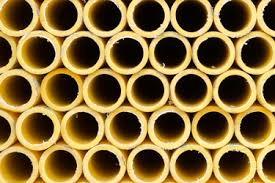
#> input picture data/img16.jpg, 275 x 183 px
$ python matching_shape.py
#> lines starting #> are read from the running program, lines starting #| are printed output that depends on the picture; after the words box and inside, x2 and y2 are one past the last pixel; in counts of white or black regions, pixels touching at a corner belong together; long printed decimals are rounded
from turtle import color
import cv2 as cv
from cv2 import imshow
from cv2 import matchShapes
from matplotlib import image
import numpy as np


def findCentroid(cnt,image):
    M = cv.moments(cnt)
    cnt_x = int(M["m10"]/M["m00"])
    cnt_y = int(M["m01"]/M["m00"])

    cv.circle(image, (cnt_x, cnt_y), 7, (0, 255, 0), -1)
    cv.drawContours(image, [cnt], -1, (0, 0, 255), 2)

    return cnt_x, cnt_y


"""img used for testing are img15 (88 square pipes) and img16 (35 round pipes)"""
image1 = cv.imread('./data/img16.jpg',0)  #img7.jpg 48 pipe. img15 88 square pipe
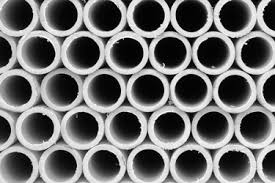
#> image1: shape (183, 275); min 0, max 255, mean 111.7
#gray = cv.cvtColor(image1, cv.COLOR_BGR2GRAY)
img1 = cv.equalizeHist(image1)
img1 = cv.blur(img1, (3,3))
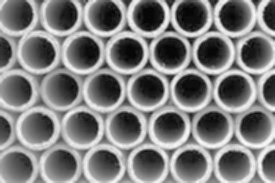
#> img1: shape (183, 275); min 3, max 251, mean 125.7

#creation of the circle and square to use as a reference for the matching
canvas = np.zeros((300, 300, 1), dtype="uint8")
canvas2 = np.zeros((600, 600, 1), dtype="uint8")

circle = cv.circle(canvas,(150,150),100,(200,0,0),10)
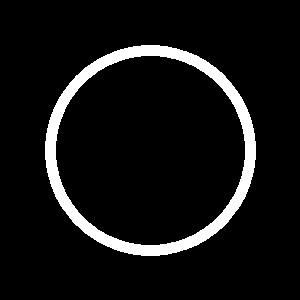
#> canvas: shape (300, 300, 1); values 0 (black) and 200 (white), 7.7% white; 1 white region, box (x1, y1, x2, y2) and area: (45, 45, 256, 256) 6892
rect = cv.rectangle(canvas2,(10,10),(590,590),(200,0,0),9)
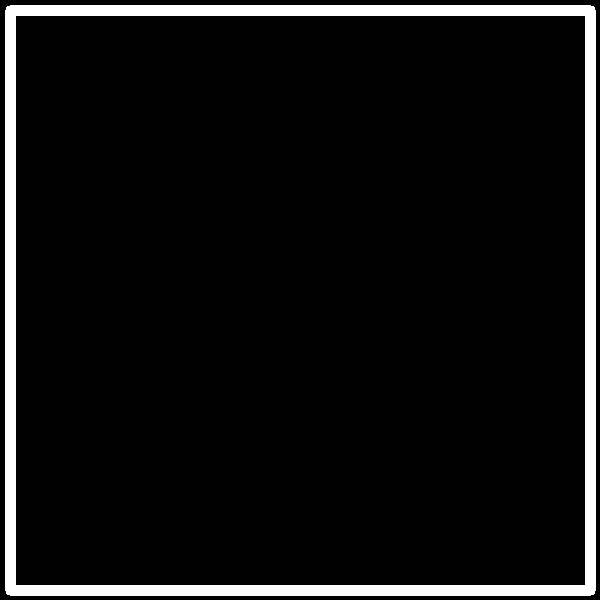
#> canvas2: shape (600, 600, 1); values 0 (black) and 200 (white), 7.1% white; 1 white region

cv.imshow("circle ref",canvas)
cv.imshow("rectangle ref",canvas2)

ret, circle_ref = cv.threshold(canvas, 127, 255,0)
ret, square_ref = cv.threshold(canvas2,127,255,0)


#extracting contours of the circle and square reference
contours_circle,hierarchy = cv.findContours(circle_ref,2,1)
#> circle_ref: shape (300, 300); 7.7% white; 1 white region
contours_rect,hierarchy = cv.findContours(square_ref,2,1)
#> square_ref: shape (600, 600); 7.1% white; 1 white region, box (x1, y1, x2, y2) and area: (5, 5, 596, 596) 25480

cnt1 = contours_circle[0]
# computing contours and extracting contours and hierarchy of the image
ret, thresh2 = cv.threshold(img1, 127, 255,0)
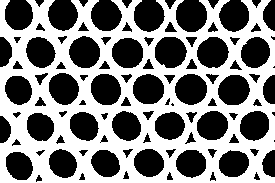
#> thresh2: shape (183, 275); 50.4% white; 100 black regions (6 under 20 px), largest, box (x1, y1, x2, y2) and area: (176, 0, 207, 32) 811, (155, 37, 187, 68) 780, (175, 74, 207, 105) 774
a = cv.Canny(thresh2,200,450,apertureSize=3) # canny on the binary of the img1
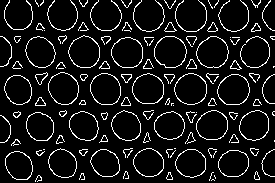
#> a: shape (183, 275); 9.2% white in thin lines or dots
contourss,hierarchy = cv.findContours(a,2,1)
#> contourss = 158 contours, 80 with area under 20; largest, box (x1, y1, x2, y2) and area: (154, 36, 187, 68) 787, (174, 73, 207, 105) 779, (154, 36, 187, 68) 771, (196, 36, 229, 68) 767, (68, 35, 100, 68) 764

cv.imshow("canny",a)

cnt2 = contours_rect[0]
# c,r are the variable for the counting (circle, rectangle)
c = 0
r = 0
Circles = list()
Rects = list()
for cnt in contourss:

    circ = cv.matchShapes(cnt1,cnt,1,0.0)
    rect = cv.matchShapes(cnt2,cnt,1,0.0)
    if circ < 0.0079: #precision of the matching
        cnt_x,cnt_y = findCentroid(cnt, image1)
        shape = {"type":"Circle", "centroid":(cnt_x,cnt_y)}
        c += 1
        print("cerchio", circ)
        Circles.append(shape)
    if rect < 0.00045:    #0.082 img15
        cnt_x,cnt_y = findCentroid(cnt,image1)
        shape = {"type":"Rectangle", "centroid":(cnt_x,cnt_y)}
        r += 1
        print("rectangle",rect)
        Rects.append(shape)
#> this loop made 158 passes
#> (circ, rect, cnt_x, cnt_y) on passes 20, 21, 30, 31, 33, 48, 49, 52, 53, 58, 59, 60: (0.00427, 0.0279, 190, 162), (0.00413, 0.028, 190, 162), (0.00387, 0.0283, 148, 162), (0.00458, 0.0276, 148, 162), (0.00733, 0.0248, 62, 163), (0.0064, 0.0258, 39, 126), (0.00619, 0.026, 39, 126), (0.00494, 0.0272, 169, 125), (0.00464, 0.0275, 169, 125), (0.00547, 0.0267, 254, 125), (0.00559, 0.0266, 254, 125), (0.00463, 0.0275, 211, 125)
#> (circ, rect) on passes 3, 4, 6, 7, 8, 9: (14.28, 14.31), (2.7, 2.73), (0.147, 0.115), (0.1, 0.0683), (0.227, 0.195), (0.218, 0.186)
#| cerchio 0.004271
#| cerchio 0.00413
#| cerchio 0.003868
#| cerchio 0.004584
#| cerchio 0.007328
#| cerchio 0.006399
#| cerchio 0.006187
#| cerchio 0.004937
#> (further printed lines are left out)
#> after the loop, Circles = 35 items; Rects = []; c = 35; r = 0

print("rect count: ",r)
#| rect count:  0
print("circle count: ",c)
#| circle count:  35

cv.imshow("img",image1)
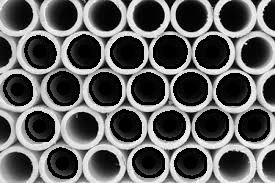
#> window 'img': shape (183, 275); min 0, max 255, mean 96.4
cv.waitKey()

$ run again, with data/img15.jpg copied over data/img16.jpg
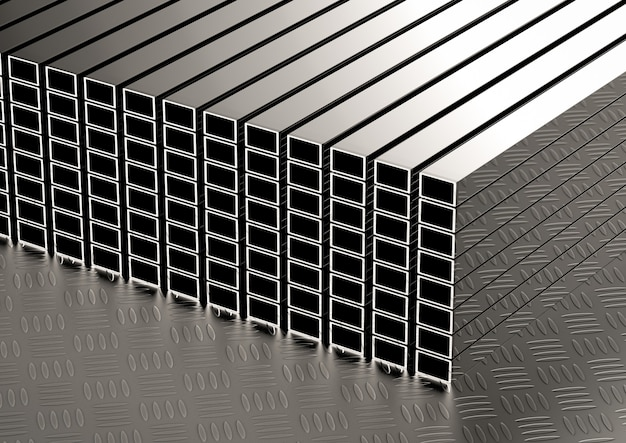
#> input picture data/img15.jpg, 626 x 443 px
#> canvas: shape (300, 300, 1); values 0 (black) and 200 (white), 7.7% white; 1 white region, box (x1, y1, x2, y2) and area: (45, 45, 256, 256) 6892
#> canvas2: shape (600, 600, 1); values 0 (black) and 200 (white), 7.1% white; 1 white region
#> circle_ref: shape (300, 300); 7.7% white; 1 white region
#> square_ref: shape (600, 600); 7.1% white; 1 white region, box (x1, y1, x2, y2) and area: (5, 5, 596, 596) 25480
#> `ret, thresh2 = cv.threshold(img1, 127, 255,0)`:
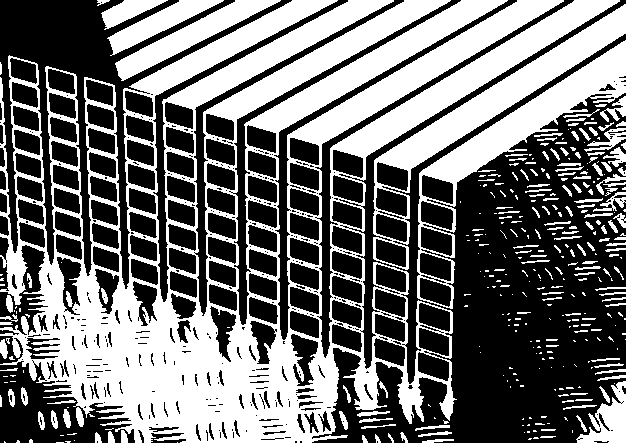
#> thresh2: shape (443, 626); 44.6% white; 361 white regions (206 under 20 px), largest, box (x1, y1, x2, y2) and area: (0, 0, 620, 443) 90446, (373, 4, 626, 270) 8390, (417, 40, 626, 309) 8355
#> a: shape (443, 626); 10.7% white in thin lines or dots
#> contourss = 1995 contours, 1927 with area under 20; largest, box (x1, y1, x2, y2) and area: (421, 175, 453, 204) 640, (421, 175, 453, 204) 638, (376, 162, 408, 191) 630, (376, 162, 408, 191) 628, (332, 149, 363, 178) 608
#> the loop `for cnt in contourss: ` made 1995 passes
#> (cnt, circ, rect, cnt_x, cnt_y) on pass 21: ([[73, 440], [74, 439], [75, 440], [74, 441]], 0.0322, 6.8e-05, 74, 440)
#> (printed output is left out)
#> after the loop `for cnt in contourss:`: Circles = []; Rects = 78 items; c = 0; r = 78
#| rect count:  78
#| circle count:  0
#> `cv.imshow("img",image1)`:
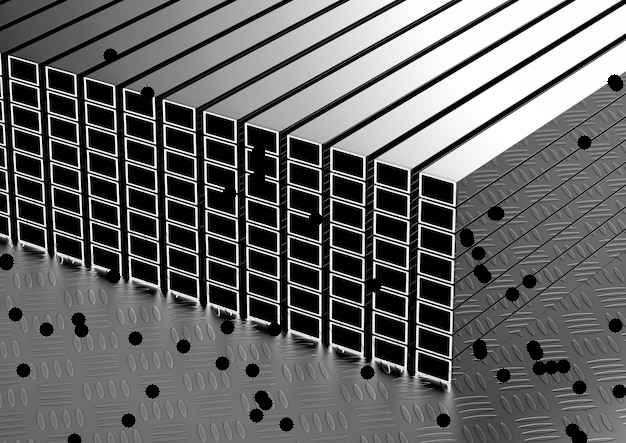
#> window 'img': shape (443, 626); min 0, max 255, mean 103

$ run again, with data/img9.jpg copied over data/img16.jpg
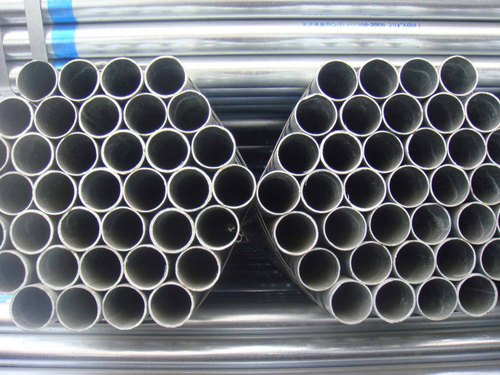
#> input picture data/img9.jpg, 500 x 375 px
#> canvas: shape (300, 300, 1); values 0 (black) and 200 (white), 7.7% white; 1 white region, box (x1, y1, x2, y2) and area: (45, 45, 256, 256) 6892
#> canvas2: shape (600, 600, 1); values 0 (black) and 200 (white), 7.1% white; 1 white region
#> circle_ref: shape (300, 300); 7.7% white; 1 white region
#> square_ref: shape (600, 600); 7.1% white; 1 white region, box (x1, y1, x2, y2) and area: (5, 5, 596, 596) 25480
#> `ret, thresh2 = cv.threshold(img1, 127, 255,0)`:
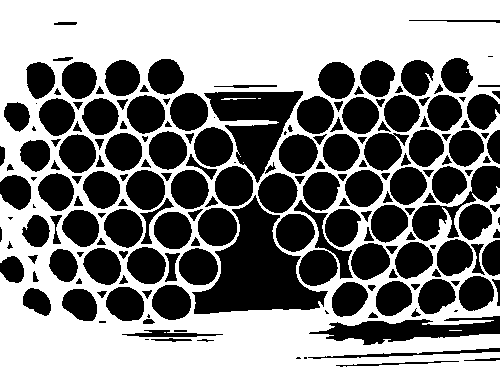
#> thresh2: shape (375, 500); 52% white; 192 black regions (19 under 20 px), largest, box (x1, y1, x2, y2) and area: (192, 195, 328, 314) 7453, (204, 91, 303, 183) 4195, (309, 316, 500, 345) 2828
#> a: shape (375, 500); 7.4% white in thin lines or dots
#> contourss = 395 contours, 246 with area under 20; largest, box (x1, y1, x2, y2) and area: (214, 165, 253, 206) 1225, (257, 172, 298, 213) 1214, (125, 169, 165, 210) 1210, (193, 126, 233, 167) 1210, (214, 165, 253, 206) 1207
#> the loop `for cnt in contourss: ` made 395 passes
#> (circ, rect, cnt_x, cnt_y) on passes 53, 75, 76, 92, 93, 125, 126, 156: (0.0322, 6.8e-05, 148, 315), (0.00581, 0.0264, 171, 301), (0.00618, 0.026, 171, 301), (0.00662, 0.0255, 475, 292), (0.00698, 0.0252, 475, 292), (0.0049, 0.0273, 146, 264), (0.00563, 0.0265, 146, 264), (0.0014, 0.0308, 294, 231)
#> (printed output is left out)
#> after the loop `for cnt in contourss:`: Circles = 65 items; Rects = 6 items; c = 65; r = 6
#| rect count:  6
#| circle count:  65
#> `cv.imshow("img",image1)`:
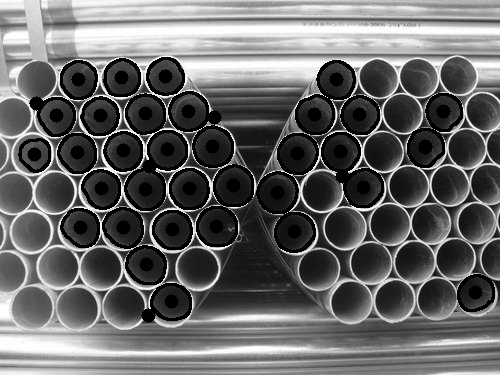
#> window 'img': shape (375, 500); min 0, max 255, mean 103.1

$ run again, with data/pipe1.jpg copied over data/img16.jpg
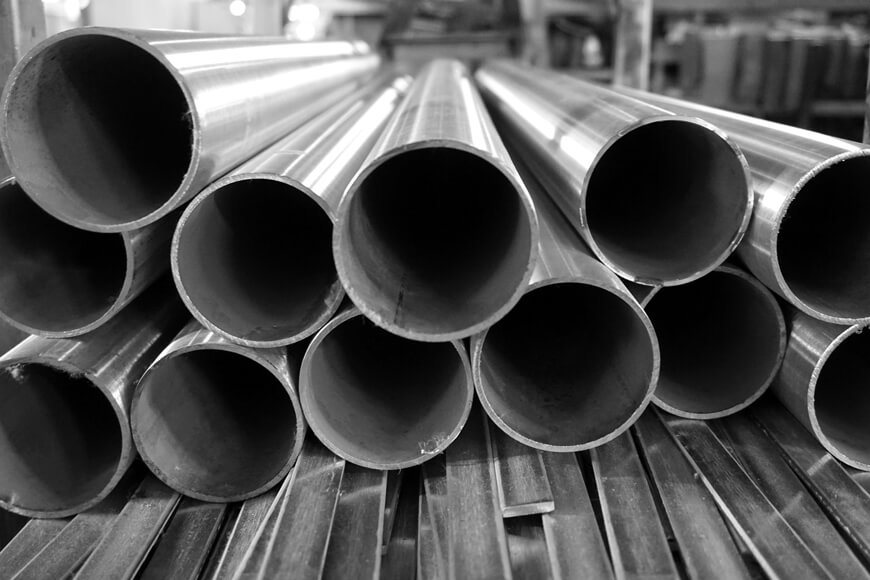
#> input picture data/pipe1.jpg, 870 x 580 px
#> image1 is the input picture: shape (580, 870); min 0, max 255, mean 81.3
#> canvas: shape (300, 300, 1); values 0 (black) and 200 (white), 7.7% white; 1 white region, box (x1, y1, x2, y2) and area: (45, 45, 256, 256) 6892
#> canvas2: shape (600, 600, 1); values 0 (black) and 200 (white), 7.1% white; 1 white region
#> circle_ref: shape (300, 300); 7.7% white; 1 white region
#> square_ref: shape (600, 600); 7.1% white; 1 white region, box (x1, y1, x2, y2) and area: (5, 5, 596, 596) 25480
#> thresh2: shape (580, 870); 50.1% white; 123 black regions (64 under 20 px), largest, box (x1, y1, x2, y2) and area: (628, 210, 870, 580) 30095, (68, 184, 296, 580) 28796, (349, 147, 523, 329) 22470
#> a: shape (580, 870); 3.3% white in thin lines or dots
#> contourss = 385 contours, 323 with area under 20; largest, box (x1, y1, x2, y2) and area: (584, 120, 746, 281) 19506, (584, 120, 746, 281) 19435, (197, 178, 338, 340) 16964, (197, 178, 338, 340) 16890, (502, 512, 543, 538) 719
#> the loop `for cnt in contourss: ` made 385 passes
#> (cnt, circ, rect, cnt_x, cnt_y) on passes 8, 25, 39: ([[626, 568], [627, 567], [628, 568], [627, 569]], 0.0322, 6.8e-05, 627, 568), ([[189, 552], [190, 551], [191, 552], [190, 553]], 0.0322, 6.8e-05, 190, 552), ([[804, 541], [805, 540], [806, 541], [805, 542]], 0.0322, 6.8e-05, 805, 541)
#> (printed output is left out)
#> after the loop `for cnt in contourss:`: Circles = 5 items; Rects = 36 items; c = 5; r = 36
#| rect count:  36
#| circle count:  5
#> `cv.imshow("img",image1)`:
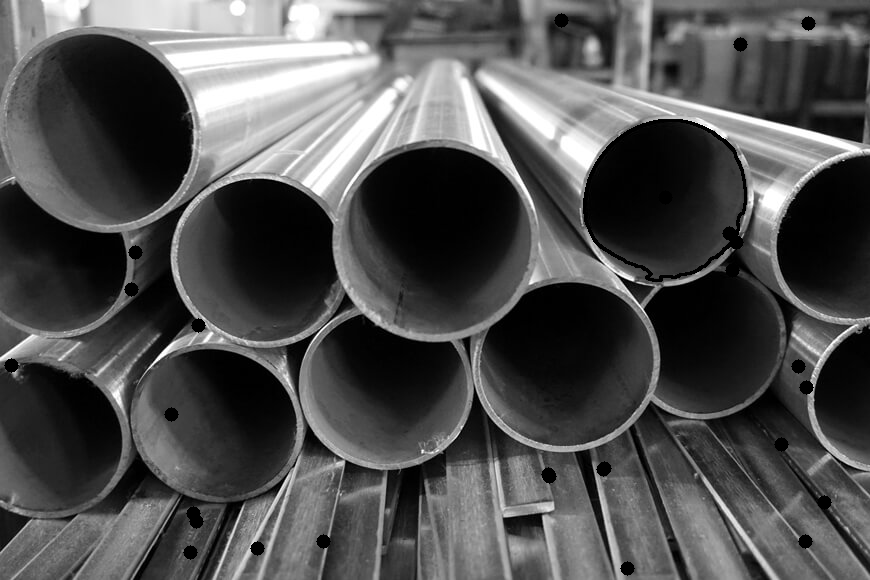
#> window 'img': shape (580, 870); min 0, max 255, mean 80.5
